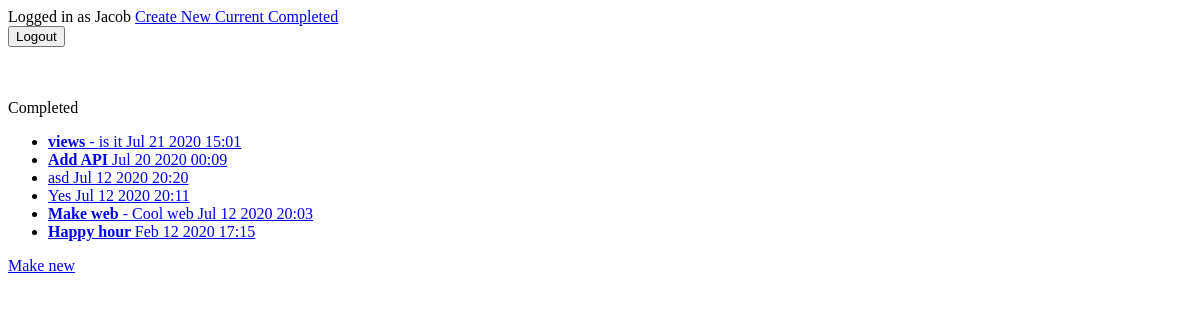
The app's page /completedtodo/ (signed in), older data.
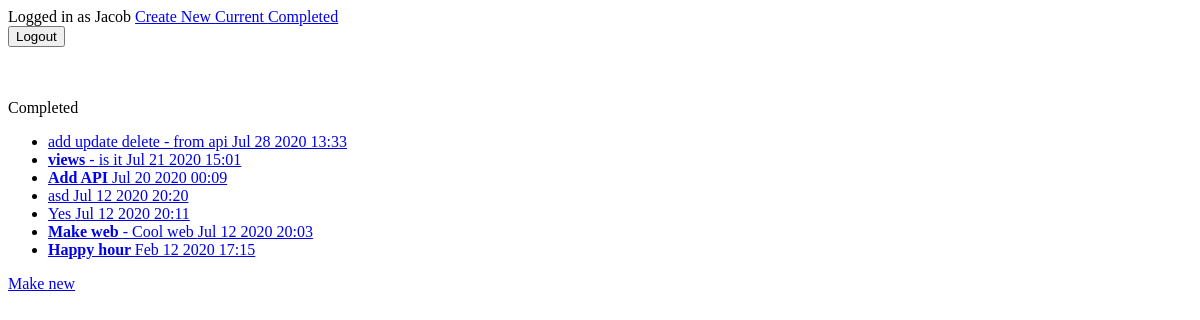
The same page, newer data.
### todo/models.py (models this page shows, shortened)
class Todo(models.Model):
    title = models.CharField(max_length=100)
    memo = models.TextField(blank=True)
    created = models.DateTimeField(auto_now_add=True)
    datecompleted = models.DateTimeField(null=True, blank=True)
    important = models.BooleanField(default=False)
    user = models.ForeignKey(User, on_delete=models.CASCADE)

### todo/views.py (the view)
# urls.py: path('completedtodo/', views.completedtodo, name="completedtodo"),
@login_required
def completedtodo(request):
    todos = Todo.objects.filter(user=request.user, datecompleted__isnull=False).order_by('-datecompleted')
    return render(request, 'todo/completedtodo.html', {'todos':todos})

### todo/templates/todo/completedtodo.html
{% extends 'todo/base.html' %}
{% block content %}
Completed
<ul>
{% for todo in todos %}
  <li>
    <a href="{% url 'viewtodo' todo.id %}">
    {% if todo.important %}<b> {% endif %} {{ todo.title }} {% if todo.important %}</b> {% endif %}
    {% if todo.memo %} - {{ todo.memo }} {% endif %}
    {{ todo.datecompleted| date:'M j Y H:i' }}
  </a>
  </li>
  {% endfor %}
</ul>
<a href="{% url 'createtodos' %}">Make new</a>
{% endblock %}

Row changes from the older to the newer data that the page shows:
now on this page (row edited): Todo: title "add update delete", memo "from api", datecompleted "Jul 28 2020 13:33"
